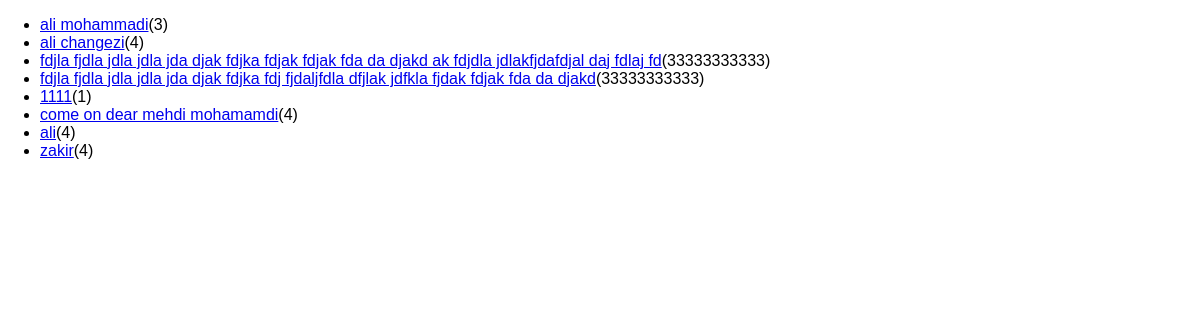
The app's page /reviews with its own data.
### reviews/models.py (models this page shows)
class Review(models.Model):
    user_name = models.CharField(max_length=100)
    review_text = models.TextField()
    rating = models.IntegerField()

### reviews/views.py (the view)
# urls.py: path("reviews" , views.ReviewListView.as_view()),
class ReviewListView(ListView):
    template_name = "reviews/review_list.html"
    model = Review
    context_object_name = "reviews"

### reviews/templates/reviews/review_list.html (shortened to what this page needs)
{% extends 'reviews/base.html' %}
{% block content %}
     <ul>
        {% for review in reviews %}
            <li><a href="{% url 'single' review.id %}">{{ review.user_name }}</a>({{ review.rating }})</li>
        {% endfor %}
     </ul>
{% endblock  %}

### reviews/templates/reviews/base.html (shortened to what this page needs)
{% load static %}
<!DOCTYPE html>
<html lang="en">
<head>
    <link rel="stylesheet" href="{% static 'reviews/style.css' %}"></link>
</head>
<body>
    {% block content %}{% endblock  %}
</body>
</html>

### reviews/static/reviews/style.css (style rules this page uses)
body { font-family: sans-serif; margin: 0; }

### records on screen
Review: user_name "ali mohammadi", rating "3"
Review: user_name "ali changezi", rating "4"
Review: user_name "fdjla fjdla jdla jdla jda djak fdjka fdjak fdjak fda da djakd ak fdjdla jdlakfjdafdjal daj fdlaj fd", rating "33333333333"
Review: user_name "fdjla fjdla jdla jdla jda djak fdjka fdj fjdaljfdla dfjlak jdfkla fjdak fdjak fda da djakd", rating "33333333333"
Review: user_name "1111", rating "1"
Review: user_name "come on dear mehdi mohamamdi", rating "4"
Review: user_name "ali", rating "4"
Review: user_name "zakir", rating "4"
